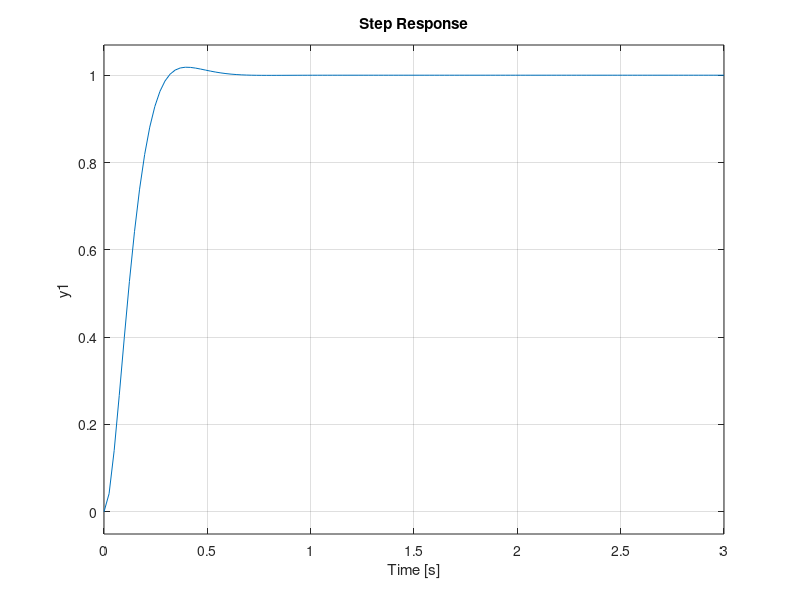

Recreate this plot in MATLAB.
%%
Hf=tf(3.5,[0.5 1 0]);
Hr=0.27;
H0=feedback(Hr*Hf,1);
bode(Hr*Hf)

%performante impuse
estp=0;
sigma=0.15; %<
tr=15; %<
cv=1; %>
wb=15; %<
%%
%b)
Hrpi=tf(3*[11.62 1],[25 1]);
Hf=tf(3.5,[0.5 1 0]);
H0=feedback(Hf*Hrpi,1);
bode(Hrpi*Hf)
t=0:0.1:30;
lsim(H0,t,t) %verificare cv

%% Lab6 a)
Hrpd=tf(0.38*[0.5 1],[0.35 1]);
Hf=tf(3.5,[0.5 1 0]);
H0=feedback(Hf*Hrpd,1);
bode(Hrpd*Hf)
t=0:0.1:30;
lsim(H0,t,t)

%% Lab 6 b)
Hrpd=tf(2.31*[0.5 1],[0.05 1])
Hf=tf(3.5,[0.5 1 0]);
H0=feedback(Hf*Hrpd,1);
bode(H0)
t=0:0.1:30;
lsim(H0,t,t)
step(H0)